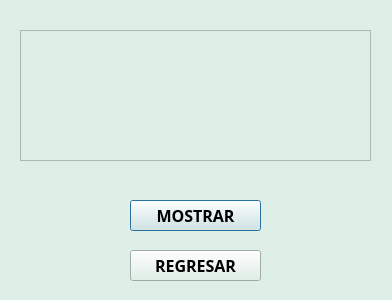
<?xml version="1.0" encoding="UTF-8"?>
<ui version="4.0">
 <class>Dialog</class>
 <widget class="QDialog" name="Dialog">
  <property name="geometry">
   <rect>
    <x>0</x>
    <y>0</y>
    <width>392</width>
    <height>300</height>
   </rect>
  </property>
  <property name="windowTitle">
   <string>Dialog</string>
  </property>
  <property name="styleSheet">
   <string notr="true">background-color: rgb(222, 239, 231);</string>
  </property>
  <widget class="QPushButton" name="btntabla">
   <property name="geometry">
    <rect>
     <x>130</x>
     <y>200</y>
     <width>131</width>
     <height>31</height>
    </rect>
   </property>
   <property name="font">
    <font>
     <family>Hack Nerd Font Mono</family>
     <pointsize>12</pointsize>
     <bold>true</bold>
    </font>
   </property>
   <property name="text">
    <string>MOSTRAR</string>
   </property>
  </widget>
  <widget class="QPushButton" name="return1">
   <property name="geometry">
    <rect>
     <x>130</x>
     <y>250</y>
     <width>131</width>
     <height>31</height>
    </rect>
   </property>
   <property name="font">
    <font>
     <family>Hack Nerd Font Mono</family>
     <pointsize>12</pointsize>
     <bold>true</bold>
    </font>
   </property>
   <property name="text">
    <string>REGRESAR</string>
   </property>
  </widget>
  <widget class="QTableWidget" name="table">
   <property name="geometry">
    <rect>
     <x>20</x>
     <y>30</y>
     <width>351</width>
     <height>131</height>
    </rect>
   </property>
   <property name="font">
    <font>
     <family>Hack Nerd Font Mono</family>
     <pointsize>12</pointsize>
     <bold>true</bold>
    </font>
   </property>
  </widget>
 </widget>
 <resources/>
 <connections/>
</ui>
